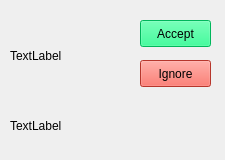
<?xml version="1.0" encoding="UTF-8"?>
<ui version="4.0">
 <class>ConnectionReqIcon</class>
 <widget class="QWidget" name="ConnectionReqIcon">
  <property name="geometry">
   <rect>
    <x>0</x>
    <y>0</y>
    <width>225</width>
    <height>160</height>
   </rect>
  </property>
  <property name="windowTitle">
   <string>Form</string>
  </property>
  <widget class="QLabel" name="label_Prof">
   <property name="geometry">
    <rect>
     <x>10</x>
     <y>10</y>
     <width>121</width>
     <height>91</height>
    </rect>
   </property>
   <property name="text">
    <string>TextLabel</string>
   </property>
  </widget>
  <widget class="QLabel" name="label_Name">
   <property name="geometry">
    <rect>
     <x>10</x>
     <y>110</y>
     <width>161</width>
     <height>31</height>
    </rect>
   </property>
   <property name="text">
    <string>TextLabel</string>
   </property>
  </widget>
  <widget class="QPushButton" name="pushButton_Accept">
   <property name="geometry">
    <rect>
     <x>140</x>
     <y>20</y>
     <width>71</width>
     <height>27</height>
    </rect>
   </property>
   <property name="styleSheet">
    <string notr="true">background-color: rgb(0, 255, 127);</string>
   </property>
   <property name="text">
    <string>Accept</string>
   </property>
  </widget>
  <widget class="QPushButton" name="pushButton_Ignore">
   <property name="geometry">
    <rect>
     <x>140</x>
     <y>60</y>
     <width>71</width>
     <height>27</height>
    </rect>
   </property>
   <property name="styleSheet">
    <string notr="true">background-color: rgb(255, 75, 62);</string>
   </property>
   <property name="text">
    <string>Ignore</string>
   </property>
  </widget>
 </widget>
 <resources/>
 <connections/>
</ui>
